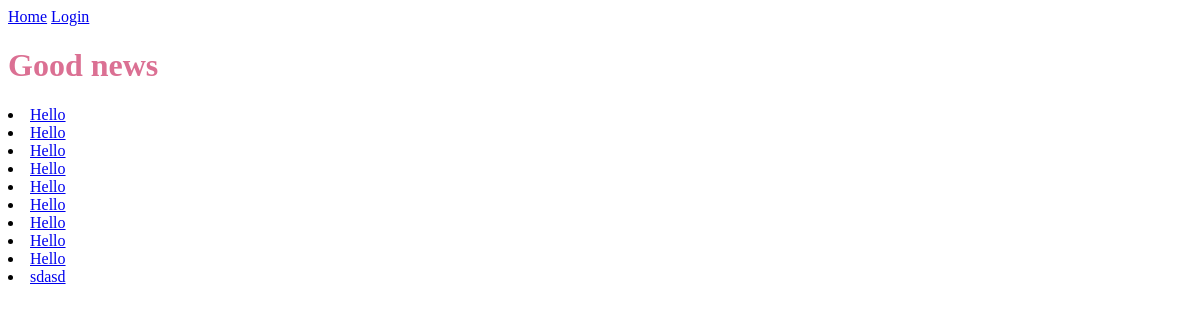
The app's page /, older data.
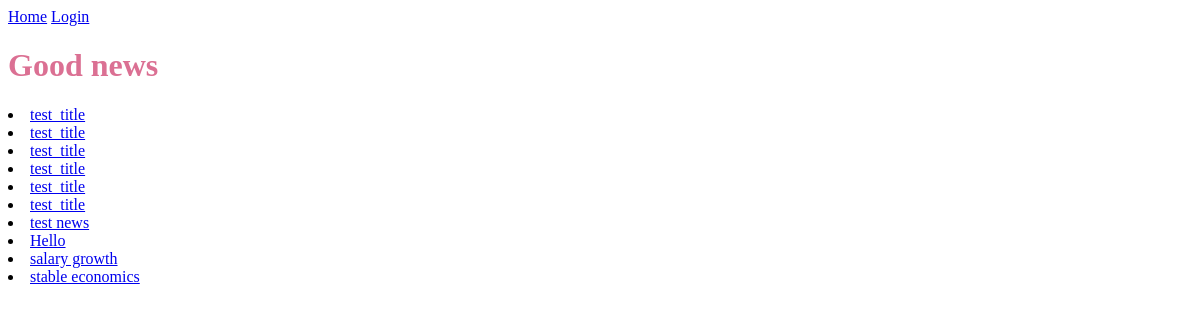
The same page, newer data.
### models.py (models this page shows)
class News(db.Model):
    id = db.Column(db.Integer, primary_key=True)
    text = db.Column(db.String(500), index=True)
    title = db.Column(db.String(50), index=True)
    journalist_id = db.Column(db.Integer, db.ForeignKey('journalist.id'))

### routes.py (the view)
@app.route('/', methods=['GET', 'POST'])
def index():
    good_news = News.query.order_by(News.id.desc()).limit(10)
    if current_user.is_authenticated:
        app.logger.info('current user is authenticated')
    else:
        app.logger.info('current user is anonymous')
    return render_template(
        'index.html', good_news=good_news)

### templates/index.html
{% extends "base.html" %}
{% block content %}
{% for news in good_news %}
<li>
    <a href="{{url_for('news', news_id = news.id)}}">
        {{ news.title }}</a>
</li>
{% endfor %}
{% endblock %}

### templates/base.html (shortened to what this page needs)
<!DOCTYPE html>
<html lang="en">
<head>
    <link rel="stylesheet" href="../static/styles.css">
</head>
<body>
    <a href="{{ url_for('index') }}">Home</a>
    {% if current_user.is_anonymous %}
    <a href="{{ url_for('login') }}">Login</a>
    {% else %}
    <a href="{{ url_for('user', username=current_user.name) }}">Profile</a>
    <a href="{{ url_for('logout') }}">Logout</a>
    {% endif %}
    <h1>Good news</h1>
    {%block content%}{%endblock%}
</body>
</html>

### static/styles.css (style rules this page uses)
h1 { color: palevioletred; }

Row changes from the older to the newer data that the page shows:
removed News: title "Hello"
removed News: title "Hello"
removed News: title "Hello"
removed News: title "Hello"
removed News: title "Hello"
removed News: title "Hello"
removed News: title "Hello"
removed News: title "Hello"
removed News: title "sdasd"
added News: title "test_title"
added News: title "test_title"
added News: title "test_title"
added News: title "test_title"
added News: title "test_title"
added News: title "test_title"
added News: title "test news"
now on this page (row unchanged): News: title "salary growth"
now on this page (row unchanged): News: title "stable economics"
